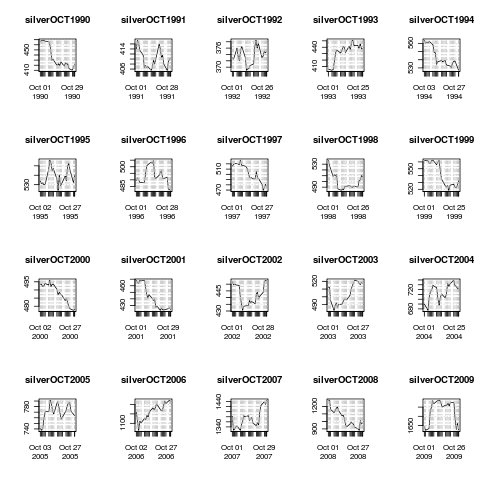

Write the R code that produced this figure.
## getXts:getSection:getManyplots

require(quantmod)

silver <- as.xts(read.zoo("~/Dropbox/DATA/IDXDATA/$SILVER.CSV", sep=",", format ="%m/%d/%Y", header=TRUE))


## segment a series of months

silverOCT1990 <- silver ["199010"]
silverOCT1991 <- silver ["199110"]
silverOCT1992 <- silver ["199210"]
silverOCT1993 <- silver ["199310"]
silverOCT1994 <- silver ["199410"]
silverOCT1995 <- silver ["199510"]
silverOCT1996 <- silver ["199610"]
silverOCT1997 <- silver ["199710"]
silverOCT1998 <- silver ["199810"]
silverOCT1999 <- silver ["199910"]
silverOCT2000 <- silver ["200010"]
silverOCT2001 <- silver ["200110"]
silverOCT2002 <- silver ["200210"]
silverOCT2003 <- silver ["200310"]
silverOCT2004 <- silver ["200410"]
silverOCT2005 <- silver ["200510"]
silverOCT2006 <- silver ["200610"]
silverOCT2007 <- silver ["200710"]
silverOCT2008 <- silver ["200810"]
silverOCT2009 <- silver ["200910"]
silverOCT2010 <- silver ["201010"]

## turn on png output device

png("octSilver.png")

## create multipane plot

par(mfrow=c(4,5))

plot (silverOCT1990)
plot (silverOCT1991)
plot (silverOCT1992)
plot (silverOCT1993)
plot (silverOCT1994)
plot (silverOCT1995)
plot (silverOCT1996)
plot (silverOCT1997)
plot (silverOCT1998)
plot (silverOCT1999)
plot (silverOCT2000)
plot (silverOCT2001)
plot (silverOCT2002)
plot (silverOCT2003)
plot (silverOCT2004)
plot (silverOCT2005)
plot (silverOCT2006)
plot (silverOCT2007)
plot (silverOCT2008)
plot (silverOCT2009)
                 

